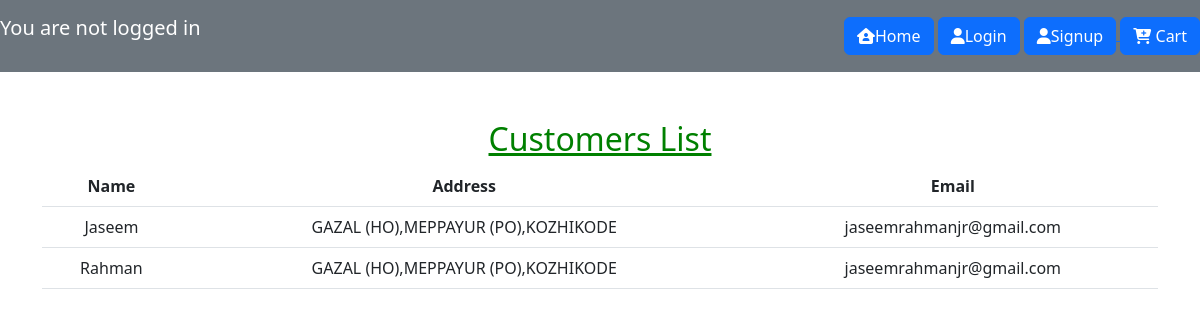
Before: /accounts/customer_list with the older database file.
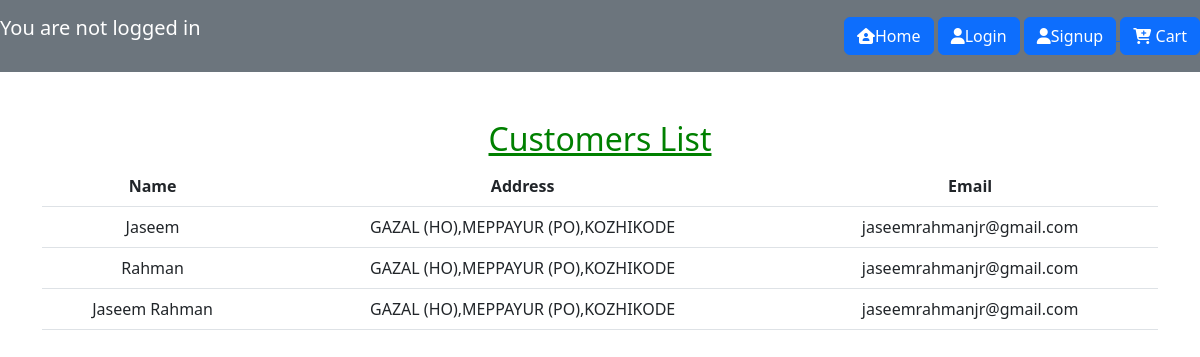
After: the same page with the newer database file.
### item/models.py (models this page shows, shortened)
class Customer(models.Model):
    name=models.CharField(max_length=300)
    address=models.CharField(max_length=3000)
    mail_id=models.EmailField(null=True,blank=True)

### accounts/views.py (the view)
# urls.py: path('customer_list',views.customer_list,name='customer.list'),
def customer_list(request):
    customers=Customer.objects.all()
    context={'customers':customers,}
    return render(request,'accounts/customer_list.html',context)

### templates/accounts/customer_list.html
{% extends 'base.html' %}
{% load static %}
{% block content %}
<h2 style="color: green;"><u>Customers List</u></h2>
<table class="table" id="">
    <thead>
        <tr>
            <th>Name</th>
            <th>Address</th>
            <th>Email</th>
        </tr>
    </thead>
    <tbody>
        {% for customer in customers %}
        <tr>
            <td> {{ customer.name }}</td>
            <td> {{ customer.address }}</td>
            <td> {{ customer.mail_id }}</td>
        </tr>
        {%endfor%}
    </tbody>
</table><ul>
{% endblock %}

Changed rows visible on the page:
added Customer: name "Jaseem Rahman", address "GAZAL (HO),MEPPAYUR (PO),KOZHIKODE", mail_id "jaseemrahmanjr@gmail.com"
